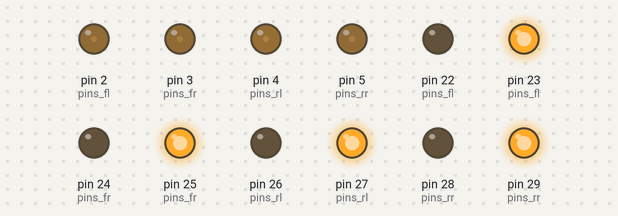
This sketch was run on a simulated Arduino Mega 2560, built with avr-gcc and run on an emulated ATmega2560. On the bench: output pins drawn as LEDs (lit = HIGH).

Above: at 0.05 s.
At 1.3 s:
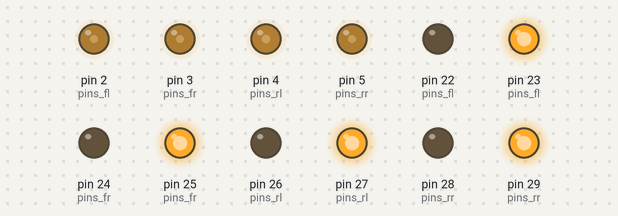
At 2.6 s:
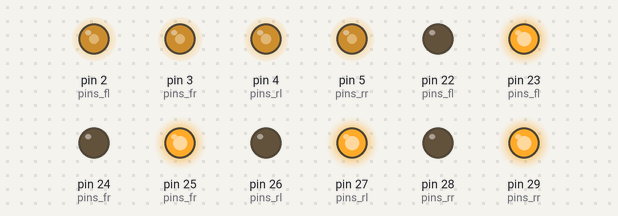
At 5.2 s:
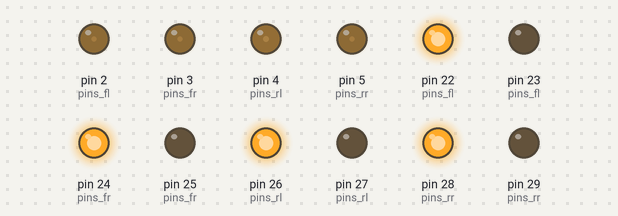
At 7.75 s:
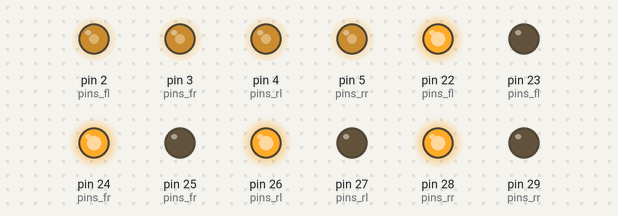
At 10.35 s:
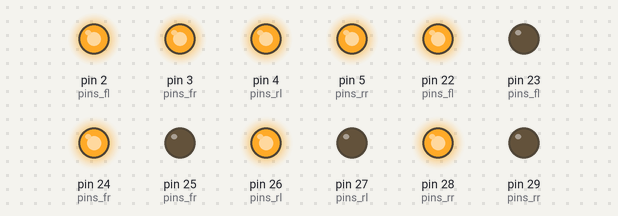
Timing chart, 0 to 13.6 s (numbered marks = the images above):
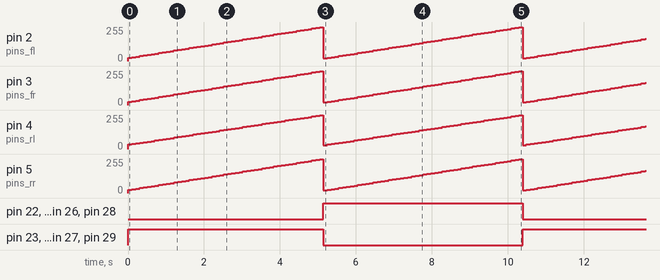

The sketch:

L298NTest.ino
```cpp
#include "L298NDriver.h"

// pin assignments
const int pins_fl[] = {22, 23, 2};
const int pins_fr[] = {24, 25, 3};
const int pins_rl[] = {26, 27, 4};
const int pins_rr[] = {28, 29, 5};

// values for separate drivers
L298NDriver wheel_fl = L298NDriver();
L298NDriver wheel_fr = L298NDriver();
L298NDriver wheel_rl = L298NDriver();
L298NDriver wheel_rr = L298NDriver();

bool fl = true;
bool fr = true;
bool rl = true;
bool rr = true;

int spd = 0;
Direction dir = CW;

void setup()
{
    Serial.begin(115200);
    if (fl)
    {
        wheel_fl.configurePins(pins_fl[0], pins_fl[1], pins_fl[2]);
        wheel_fl.setSpeedRange(20, 255);
    }
    if (fr)
    {
        wheel_fr.configurePins(pins_fr[0], pins_fr[1], pins_fr[2]);
        wheel_fr.setSpeedRange(20, 255);
    }
    if (rl)
    {
        wheel_rl.configurePins(pins_rl[0], pins_rl[1], pins_rl[2]);
        wheel_rl.setSpeedRange(30, 255);
    }
    if (rr)
    {
        wheel_rr.configurePins(pins_rr[0], pins_rr[1], pins_rr[2]);
        wheel_rr.setSpeedRange(20, 255);
    }
}

void loop()
{
    spd += 5;
    if (spd > 255)
    {
      spd = 0;
      if (dir == CW)
      {
        dir = CCW;
      }
      else
      {
        dir = CW;
      }
    }

    if (fl)
    {
        wheel_fl.setDirection(dir);
        wheel_fl.setSpeed(spd);
    }
    if (fr)
    {
        wheel_fr.setDirection(dir);
        wheel_fr.setSpeed(spd);
    }
    if (rl)
    {
        wheel_rl.setDirection(dir);
        wheel_rl.setSpeed(spd);
    }
    if (rr)
    {
        wheel_rr.setDirection(dir);
        wheel_rr.setSpeed(spd);
    }
    delay(100);
}
```

L298NDriver.cpp
```cpp
#include "L298NDriver.h"

L298NDriver::L298NDriver(void)
{
    _set_direction = CW;
    _set_speed = 0;
}

L298NDriver::~L298NDriver()
{
}

void L298NDriver::configurePins(int CCW_pin, int CW_pin, int speed_pin)
{
    _CCW_pin = CCW_pin;
    _CW_pin = CW_pin;
    _speed_pin = speed_pin;
    _min_speed = 0;
    _max_speed = 255;
    pinMode(_CCW_pin, OUTPUT);
    pinMode(_CW_pin, OUTPUT);
    pinMode(_speed_pin, OUTPUT);
    digitalWrite(_CCW_pin, LOW);
    digitalWrite(_CW_pin, LOW);
    analogWrite(_speed_pin, _set_speed);
}

void L298NDriver::setSpeedRange(int min_speed, int max_speed)
{
    _min_speed = min_speed;
    _max_speed = max_speed;
}

void L298NDriver::setDirection(Direction direction)
{
    setSpeed(0);
    _set_direction = direction;
    _command_motor();
}

Direction L298NDriver::getDirection()
{
    return _set_direction;
}

void L298NDriver::setSpeed(int speed)
{
    int new_speed = min(max(speed, _min_speed), _max_speed);
    while (_set_speed != speed)
    {
        _set_speed = speed;
        _command_motor();
    }
}

log_int(char *label, int value)
{
    Serial.print(label);
	  Serial.print(":");
    Serial.println(value);
}

int L298NDriver::calculateSpeed(void)
{
    return (float)(_max_speed - _min_speed)/(float)256*(float)_set_speed + _min_speed;
}

int L298NDriver::getSpeed(void)
{
    return _set_speed;
}

void L298NDriver::emergencyStop(void)
{
    _set_speed = 0;
    _command_motor();
}

void L298NDriver::_command_motor(void)
{
    int outspeed = calculateSpeed();
    analogWrite(_speed_pin, int(outspeed));
    if (_set_direction == CW)
    {
        digitalWrite(_CCW_pin, LOW);
        digitalWrite(_CW_pin, HIGH);
    }
    if (_set_direction == CCW)
    {
        digitalWrite(_CW_pin, LOW);
        digitalWrite(_CCW_pin, HIGH);
    }
    if (_set_direction == Non)
    {
        digitalWrite(_CW_pin, LOW);
        digitalWrite(_CCW_pin, LOW);
    }
}
```

L298NDriver.h
```cpp
#ifndef _L298NDRIVER_h
#define _L298NDRIVER_h

#if defined(ARDUINO) && ARDUINO >= 100
	#include "arduino.h"
#else
	#include "WProgram.h"
#endif

enum Direction { CW, CCW, Non };

class L298NDriver
{
public:
    L298NDriver(void);
    ~L298NDriver(void);
    void configurePins(int CW_pin, int CCW_pin, int speed_pin);
    void setSpeedRange(int min, int max);
    void setDirection(Direction direction);
    Direction getDirection(void);
    void setSpeed(int speed);
    int getSpeed(void);
    int calculateSpeed(void);
    void emergencyStop(void);

private:
    void _command_motor(void);

    int _CW_pin = 0;
    int _CCW_pin = 0;
    int _speed_pin = 0;
    int _set_speed = 0;
    int _min_speed = 0;
    int _max_speed = 0;
    Direction _set_direction = CW;
};


#endif
```

Measured:
- by itself, pin 2 (pins_fl), pin 3 (pins_fr), pin 5 (pins_rr): ramps from 20/255 to 254/255 and jumps back, once every 5.2 s
- by itself, pin 4 (pins_rl): ramps from 30/255 to 254/255 and jumps back, once every 5.2 s
- by itself, pin 22 (pins_fl), pin 23 (pins_fl), pin 24 (pins_fr), pin 25 (pins_fr), pin 26 (pins_rl), pin 27 (pins_rl), pin 28 (pins_rr), pin 29 (pins_rr): alternates HIGH for 5.2 s and LOW for 5.2 s
